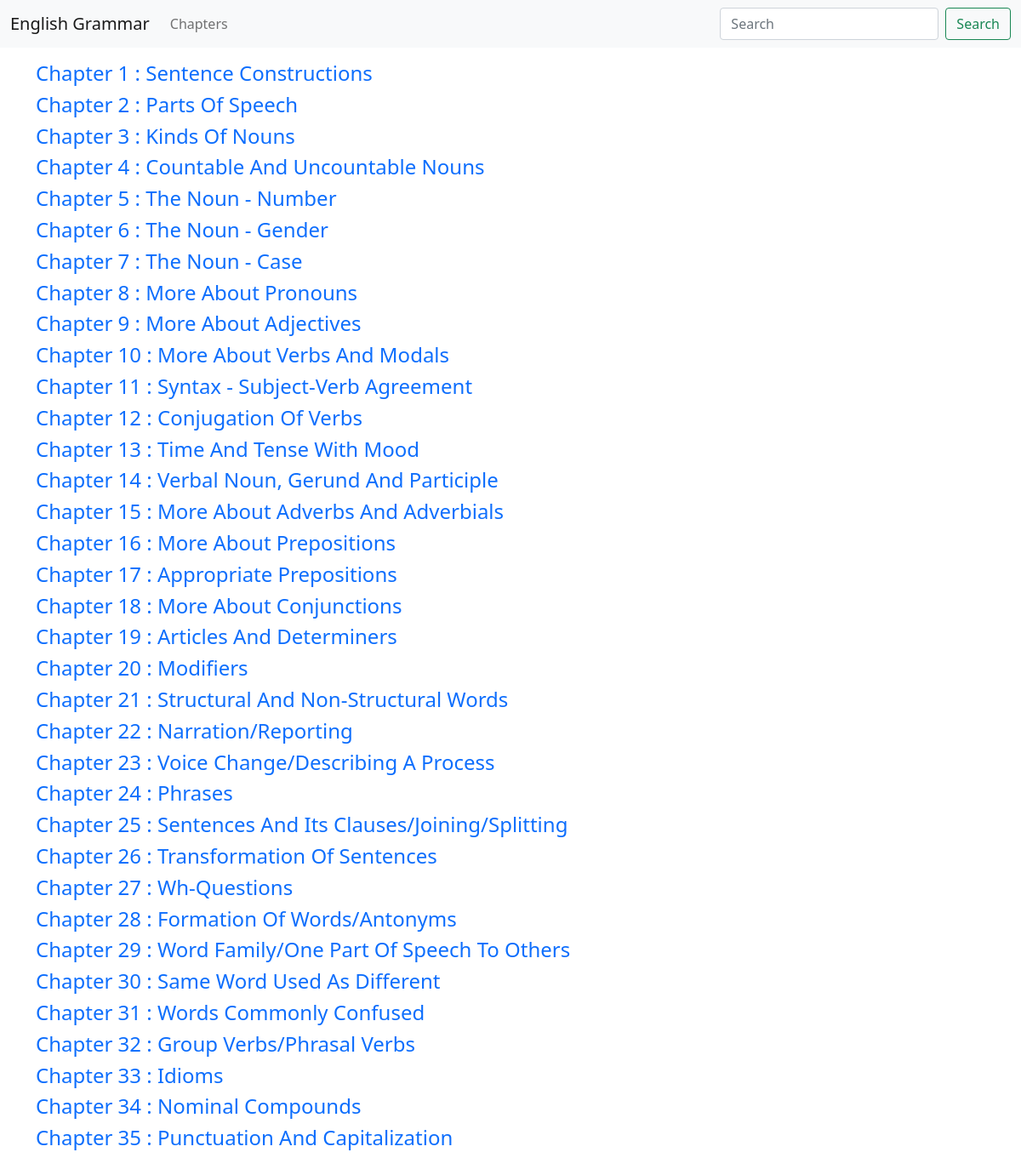
Page /learn/chapters on the committed database.
### learn/models.py (models this page shows, shortened)
class Chapter(models.Model):
    title = models.CharField(max_length=100)
    slno = models.IntegerField(default=0)
    no_of_pages = models.IntegerField(default=0)
    scroll_height = models.FloatField(default=0.0)
    class Meta:
        ordering = ['slno']

### learn/views.py (the view)
# urls.py: path("chapters", views.ChapterList.as_view(), name="chapter-list"),
class ChapterList(ListView):
    model = Chapter

### learn/templates/learn/chapter_list.html (shortened to what this page needs)
{% extends 'base.html' %}
{% block page_content %}
<div class="container">
{% for chapter in chapter_list %}
<h4><a href="{% url 'learn:chapter-detail' chapter.pk %}" class="no-underline">Chapter {{chapter.slno}} : {{chapter.title}}</a></h4>
{% endfor %}
</div>
{% endblock page_content %}

### templates/base.html (shortened to what this page needs)
<!doctype html>
<html lang="en">
  <head>
    <link rel="stylesheet" href="https://cdnjs.cloudflare.com/ajax/libs/font-awesome/4.7.0/css/font-awesome.css" />
    <link rel="stylesheet" href="https://cdn.jsdelivr.net/npm/bootstrap-icons@1.3.0/font/bootstrap-icons.css">
    <link href="https://cdn.jsdelivr.net/npm/bootstrap@5.1.3/dist/css/bootstrap.min.css" rel="stylesheet">
  </head>
  <body>
    <nav class="navbar navbar-expand navbar-light bg-light">
        <div class="container-fluid">
            <a class="navbar-brand" href="{% url 'home' %}">English Grammar</a>
            <div class="collapse navbar-collapse" id="navbarSupportedContent">
            <ul class="navbar-nav me-auto mb-2 mb-lg-0">
                <li class="nav-item">
                <a class="nav-link" href="{% url 'learn:chapter-list' %}">Chapters</a>
                </li>
            </ul>
            <form class="d-flex">
                <input class="form-control me-2" type="search" placeholder="Search" aria-label="Search">
                <button class="btn btn-outline-success" type="submit">Search</button>
            </form>
            </div>
        </div>
    </nav>
    <div class="container-fluid mb-5" id="parent-div">
        {% block page_content %}{% endblock page_content %}
    </div>
  </body>
</html>

### templates/base.html (style rules this page uses)
.no-underline { text-decoration: none; }

### rows in the picture
Chapter: slno "1", title "Sentence Constructions"
Chapter: slno "2", title "Parts Of Speech"
Chapter: slno "3", title "Kinds Of Nouns"
Chapter: slno "4", title "Countable And Uncountable Nouns"
Chapter: slno "5", title "The Noun - Number"
Chapter: slno "6", title "The Noun - Gender"
Chapter: slno "7", title "The Noun - Case"
Chapter: slno "8", title "More About Pronouns"
Chapter: slno "9", title "More About Adjectives"
Chapter: slno "10", title "More About Verbs And Modals"
Chapter: slno "11", title "Syntax - Subject-Verb Agreement"
Chapter: slno "12", title "Conjugation Of Verbs"
Chapter: slno "13", title "Time And Tense With Mood"
Chapter: slno "14", title "Verbal Noun, Gerund And Participle"
Chapter: slno "15", title "More About Adverbs And Adverbials"
Chapter: slno "16", title "More About Prepositions"
Chapter: slno "17", title "Appropriate Prepositions"
Chapter: slno "18", title "More About Conjunctions"
Chapter: slno "19", title "Articles And Determiners"
Chapter: slno "20", title "Modifiers"
Chapter: slno "21", title "Structural And Non-Structural Words"
Chapter: slno "22", title "Narration/Reporting"
Chapter: slno "23", title "Voice Change/Describing A Process"
Chapter: slno "24", title "Phrases"
Chapter: slno "25", title "Sentences And Its Clauses/Joining/Splitting"
Chapter: slno "26", title "Transformation Of Sentences"
Chapter: slno "27", title "Wh-Questions"
Chapter: slno "28", title "Formation Of Words/Antonyms"
Chapter: slno "29", title "Word Family/One Part Of Speech To Others"
Chapter: slno "30", title "Same Word Used As Different"
Chapter: slno "31", title "Words Commonly Confused"
Chapter: slno "32", title "Group Verbs/Phrasal Verbs"
Chapter: slno "33", title "Idioms"
Chapter: slno "34", title "Nominal Compounds"
Chapter: slno "35", title "Punctuation And Capitalization"
